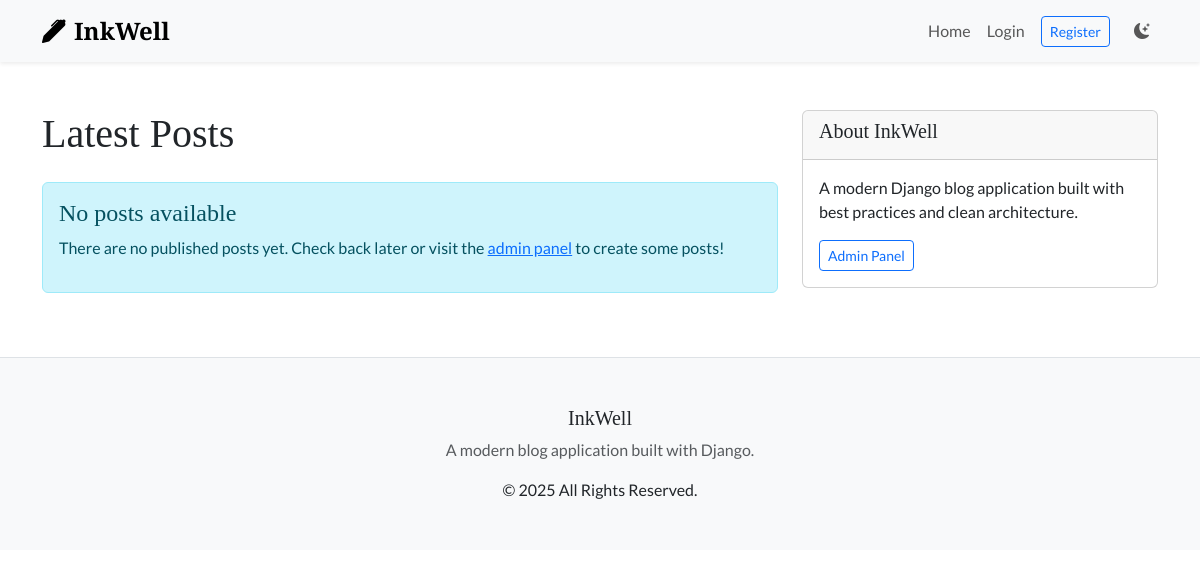
Before: / with the older database file.
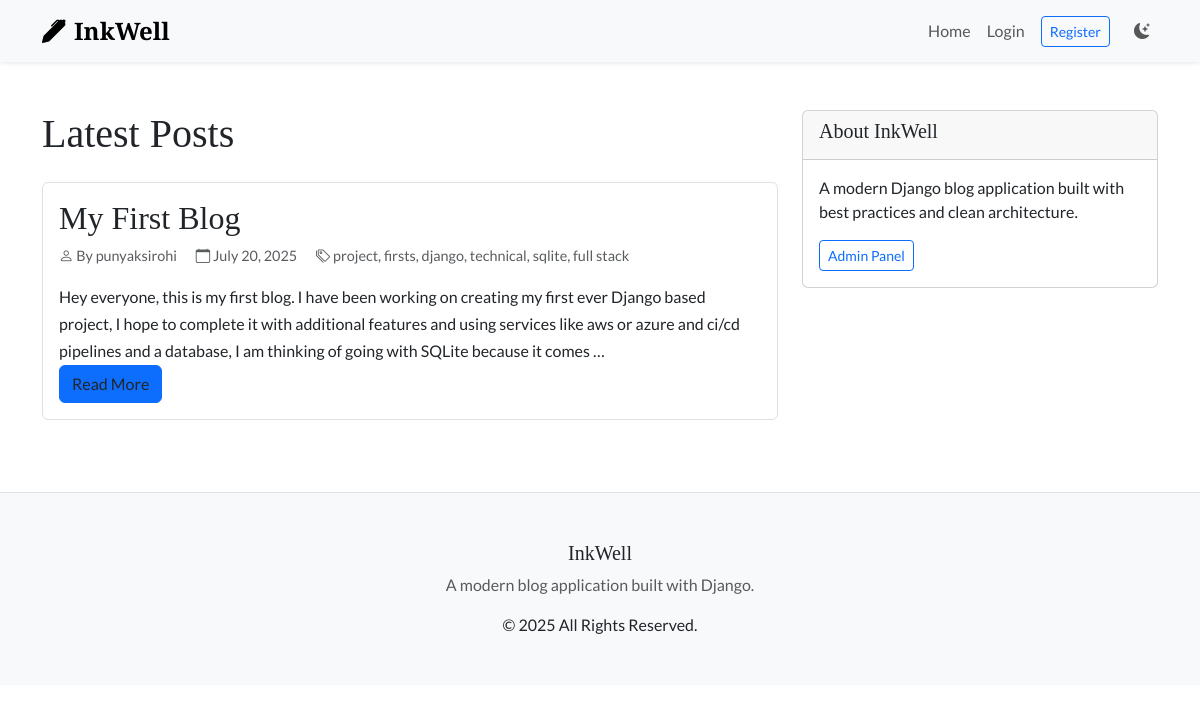
After: the same page with the newer database file.
### blog/models.py (models this page shows, shortened)
class Post(models.Model):
    title = models.CharField(max_length=200, unique=True)
    slug = models.SlugField(max_length=200, unique=True)
    body = models.TextField()
    created_at = models.DateTimeField(auto_now_add=True)
    updated_at = models.DateTimeField(auto_now=True)
    author = models.ForeignKey('auth.User', on_delete=models.CASCADE)
    tags = models.CharField(max_length=200, blank=True)
    status = models.IntegerField(choices=STATUS, default=0)
    class Meta:
        ordering = ['-created_at']

### blog/views.py (the view)
# urls.py: path('', views.PostListView.as_view(), name='post_list'),
class PostListView(ListView):
    model = Post
    template_name = 'blog/post_list.html'
    context_object_name = 'posts'
    paginate_by = 5
    def get_queryset(self):
        return Post.objects.filter(status=1).order_by('-created_at')

### templates/blog/post_list.html (shortened to what this page needs)
{% extends 'base.html' %}
{% block content %}
<div class="row">
    <div class="col-md-8">
        <h1 class="mb-4">Latest Posts</h1>
        {% if posts %}
            {% for post in posts %}
            <div class="card mb-4 post-card">
                <div class="card-body">
                    <h2 class="card-title">
                        <a href="{% url 'blog:post_detail' post.slug %}" class="text-decoration-none">
                            {{ post.title }}
                        </a>
                    </h2>
                    <div class="post-meta mb-3">
                        <span class="me-3">
                            <i class="bi bi-person"></i> By {{ post.author.username }}
                        </span>
                        <span class="me-3">
                            <i class="bi bi-calendar"></i> {{ post.created_at|date:"F d, Y" }}
                        </span>
                        {% if post.tags %}
                        <span>
                            <i class="bi bi-tags"></i> {{ post.tags }}
                        </span>
                        {% endif %}
                    </div>
                    <div class="post-content">
                        <p class="card-text">{{ post.body|truncatewords:50 }}</p>
                    </div>
                    <a href="{% url 'blog:post_detail' post.slug %}" class="btn btn-primary">Read More</a>
                </div>
            </div>
            {% endfor %}
        {% else %}
            <div class="alert alert-info">
                <h4>No posts available</h4>
                <p>There are no published posts yet. Check back later or visit the <a href="/admin/">admin panel</a> to create some posts!</p>
            </div>
        {% endif %}
    </div>
    <div class="col-md-4">
        <div class="card">
            <div class="card-header">
                <h5>About InkWell</h5>
            </div>
            <div class="card-body">
                <p>A modern Django blog application built with best practices and clean architecture.</p>
                <a href="/admin/" class="btn btn-outline-primary btn-sm">Admin Panel</a>
            </div>
        </div>
    </div>
</div>
{% endblock %}

Changed rows visible on the page:
now on this page (row edited): Post: title "My First Blog", author.username "punyaksirohi", created_at "July 20, 2025", tags "project, firsts, django, technical, sqlite, full stack", body "Hey everyone, this is my first blog. I have been working on creating my first ever Django based project, I hope to complete it with additional features and using services like aws or azure and ci/cd pipelines and a database, I am thinking of going with SQLite because it comes …"
Other visible differences:
text no longer shown: "No posts available There are no published posts yet. Check back later or visit the admin panel to create some posts!"
